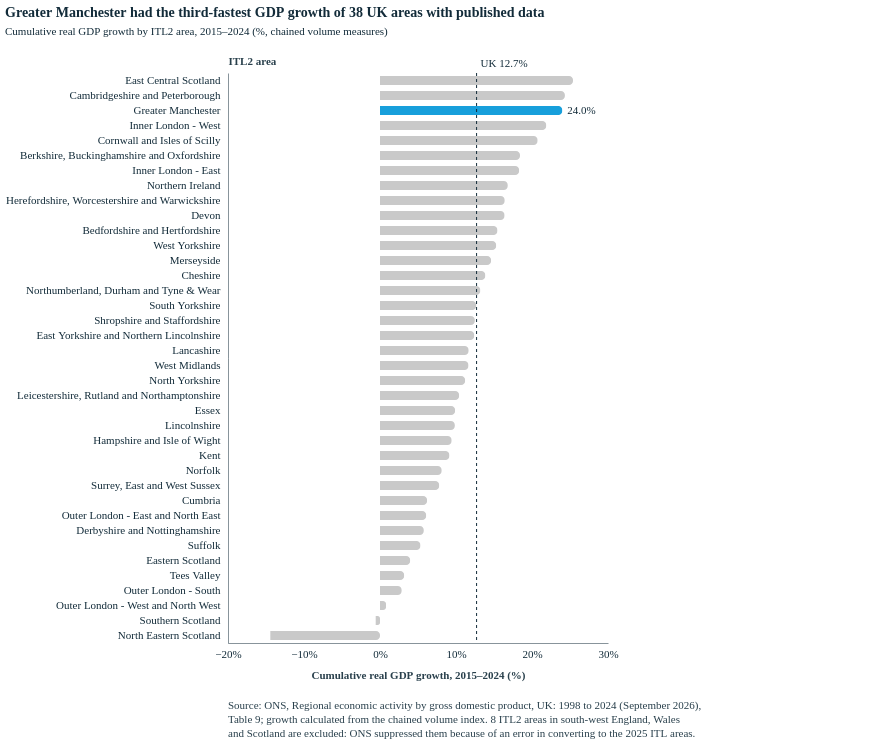

Vega-Lite specification stored for this chart:
### Vega-Lite specification from a JSON file in a GitHub repository (floating-point values rounded to 4 significant figures)
{"config": {"font": "Circular Std", "mark": {"line": {"interpolate": "linear"}}, "view": {"stroke": "transparent"}, "range": {"category": ["#179fdb", "#e6224b", "#f4c245", "#122b39", "#eb5c2e", "#36b7b4"], "diverging": ["#E6224B", "#E54753", "#C9C9C9", "#179FDB", "#122B39"], "heatmap": ["#C9C9C9", "#179FDB", "#0063AF", "#122B39"], "ordinal": ["#00A767", "#36B7B4", "#179FDB", "#0063AF", "#243B5A"]}, "axisX": {"labelColor": "#122b39", "tickColor": "#122b39", "domainColor": "#122b39", "domainOpacity": 0.5, "gridOpacity": 0, "labelFont": "Circular Std", "labelAngle": 0, "labelAlign": "center", "labelFontSize": 11, "labelPadding": 5, "tickCount": 10, "tickSize": 0, "title": "", "titleColor": "#122b39", "titleOpacity": 0.9, "titlePadding": 10}, "axisY": {"labelColor": "#122b39", "labelFont": "Circular Std", "tickColor": "#122b39", "domainColor": "#122b39", "gridColor": "#122b39", "gridDash": [1, 5], "gridOpacity": 0.5, "labelPadding": 5, "labelFontSize": 11, "domainOpacity": 0.5, "tickSize": 0, "title": null, "titleAlign": "left", "titleAngle": 0, "titleBaseline": "bottom", "titleColor": "#122b39", "titleOpacity": 0.9, "titleX": 0, "titleY": -7}, "legend": {"labelFont": "Circular Std", "titleFont": "Circular Std", "labelFontSize": 11, "labelColor": "#122b39", "title": null, "symbolStrokeWidth": 0, "orient": "top", "direction": "horizontal", "offset": 16}}, "vconcat": [{"layer": [{"data": {"name": "data-4443dc34845f55688d2c72ec2e040674"}, "mark": {"type": "bar", "cornerRadiusEnd": 4, "height": 9}, "encoding": {"color": {"field": "group", "legend": null, "scale": {"domain": ["Greater Manchester", "Other ITL2 areas"], "range": ["#179fdb", "#C9C9C9"]}, "type": "nominal"}, "tooltip": [{"field": "Region name", "title": "ITL2 area", "type": "nominal"}, {"field": "growth", "format": ".0%", "title": "Cumulative real GDP growth, 2015–2024 (%)", "type": "quantitative"}], "x": {"axis": {"format": ".0%", "tickCount": 6, "title": "Cumulative real GDP growth, 2015–2024 (%)"}, "field": "growth", "scale": {"domain": [-0.1764, 0.2859]}, "type": "quantitative"}, "y": {"axis": {"labelLimit": 340, "labelPadding": 8, "title": "ITL2 area"}, "field": "Region name", "sort": ["East Central Scotland", "Cambridgeshire and Peterborough", "Greater Manchester", "Inner London - West", "Cornwall and Isles of Scilly", "Berkshire, Buckinghamshire and Oxfordshire", "Inner London - East", "Northern Ireland", "Herefordshire, Worcestershire and Warwickshire", "Devon", "Bedfordshire and Hertfordshire", "West Yorkshire", "Merseyside", "Cheshire", "Northumberland, Durham and Tyne & Wear", "South Yorkshire", "Shropshire and Staffordshire", "East Yorkshire and Northern Lincolnshire", "Lancashire", "West Midlands", "North Yorkshire", "Leicestershire, Rutland and Northamptonshire", "Essex", "Lincolnshire", "Hampshire and Isle of Wight", "Kent", "Norfolk", "Surrey, East and West Sussex", "Cumbria", "Outer London - East and North East", "Derbyshire and Nottinghamshire", "Suffolk", "Eastern Scotland", "Tees Valley", "Outer London - South", "Outer London - West and North West", "Southern Scotland", "North Eastern Scotland"], "type": "nominal"}}}, {"data": {"name": "data-4443dc34845f55688d2c72ec2e040674"}, "mark": {"type": "text", "align": "left", "color": "#122b39", "dx": 5, "font": "Circular Std", "fontSize": 11}, "encoding": {"text": {"field": "text", "type": "nominal"}, "x": {"axis": {"format": ".0%", "tickCount": 6, "title": "Cumulative real GDP growth, 2015–2024 (%)"}, "field": "growth", "scale": {"domain": [-0.1764, 0.2859]}, "type": "quantitative"}, "y": {"axis": {"labelLimit": 340, "labelPadding": 8, "title": "ITL2 area"}, "field": "Region name", "sort": ["East Central Scotland", "Cambridgeshire and Peterborough", "Greater Manchester", "Inner London - West", "Cornwall and Isles of Scilly", "Berkshire, Buckinghamshire and Oxfordshire", "Inner London - East", "Northern Ireland", "Herefordshire, Worcestershire and Warwickshire", "Devon", "Bedfordshire and Hertfordshire", "West Yorkshire", "Merseyside", "Cheshire", "Northumberland, Durham and Tyne & Wear", "South Yorkshire", "Shropshire and Staffordshire", "East Yorkshire and Northern Lincolnshire", "Lancashire", "West Midlands", "North Yorkshire", "Leicestershire, Rutland and Northamptonshire", "Essex", "Lincolnshire", "Hampshire and Isle of Wight", "Kent", "Norfolk", "Surrey, East and West Sussex", "Cumbria", "Outer London - East and North East", "Derbyshire and Nottinghamshire", "Suffolk", "Eastern Scotland", "Tees Valley", "Outer London - South", "Outer London - West and North West", "Southern Scotland", "North Eastern Scotland"], "type": "nominal"}}}, {"data": {"name": "data-fa8df3d92dccb6206afde19e08ac68d7"}, "mark": {"type": "rule", "color": "#122b39", "strokeDash": [3, 3], "strokeWidth": 1}, "encoding": {"x": {"field": "v", "type": "quantitative"}}}, {"data": {"name": "data-fa8df3d92dccb6206afde19e08ac68d7"}, "mark": {"type": "text", "align": "left", "baseline": "bottom", "color": "#122b39", "dx": 4, "dy": -4, "font": "Circular Std", "fontSize": 11}, "encoding": {"text": {"field": "t", "type": "nominal"}, "x": {"field": "v", "type": "quantitative"}, "y": {"value": 0}}}], "height": 570, "width": 380}, {"data": {"name": "data-a54282978388048644a6bda6d5e87d2a"}, "mark": {"type": "text", "align": "left", "baseline": "top", "color": "#122b39", "font": "Circular Std", "fontSize": 11, "lineBreak": "\n", "lineHeight": 14, "opacity": 0.9}, "encoding": {"text": {"field": "t", "type": "nominal"}, "x": {"value": 0}, "y": {"value": 0}}, "height": 42, "width": 640}], "spacing": 18, "title": {"text": "Greater Manchester had the third-fastest GDP growth of 38 UK areas with published data", "anchor": "start", "color": "#122b39", "font": "Circular Std", "fontSize": 14, "fontWeight": 600, "offset": 18, "subtitle": "Cumulative real GDP growth by ITL2 area, 2015–2024 (%, chained volume measures)", "subtitleColor": "#122b39", "subtitleFont": "Circular Std", "subtitleFontSize": 11, "subtitlePadding": 6}, "$schema": "https://vega.github.io/schema/vega-lite/v6.1.0.json", "datasets": {"data-4443dc34845f55688d2c72ec2e040674": [{"Region name": "Tees Valley", "2015": 97.2, "2024": 100.3, "growth": 0.03189, "group": "Other ITL2 areas", "text": ""}, {"Region name": "Northumberland, Durham and Tyne & Wear", "2015": 90.1, "2024": 102.0, "growth": 0.1321, "group": "Other ITL2 areas", "text": ""}, {"Region name": "Cumbria", "2015": 95.1, "2024": 101.0, "growth": 0.06204, "group": "Other ITL2 areas", "text": ""}, {"Region name": "Greater Manchester", "2015": 82.1, "2024": 101.8, "growth": 0.24, "group": "Greater Manchester", "text": "24.0%"}, {"Region name": "Lancashire", "2015": 90.8, "2024": 101.4, "growth": 0.1167, "group": "Other ITL2 areas", "text": ""}, {"Region name": "Cheshire", "2015": 88.7, "2024": 101.0, "growth": 0.1387, "group": "Other ITL2 areas", "text": ""}, {"Region name": "Merseyside", "2015": 88.9, "2024": 101.9, "growth": 0.1462, "group": "Other ITL2 areas", "text": ""}, {"Region name": "East Yorkshire and Northern Lincolnshire", "2015": 89.4, "2024": 100.5, "growth": 0.1242, "group": "Other ITL2 areas", "text": ""}, {"Region name": "North Yorkshire", "2015": 90.1, "2024": 100.2, "growth": 0.1121, "group": "Other ITL2 areas", "text": ""}, {"Region name": "South Yorkshire", "2015": 89.9, "2024": 101.3, "growth": 0.1268, "group": "Other ITL2 areas", "text": ""}, {"Region name": "West Yorkshire", "2015": 87.6, "2024": 101.0, "growth": 0.153, "group": "Other ITL2 areas", "text": ""}, {"Region name": "Derbyshire and Nottinghamshire", "2015": 95.3, "2024": 100.8, "growth": 0.05771, "group": "Other ITL2 areas", "text": ""}, {"Region name": "Leicestershire, Rutland and Northamptonshire", "2015": 92.1, "2024": 101.7, "growth": 0.1042, "group": "Other ITL2 areas", "text": ""}, {"Region name": "Lincolnshire", "2015": 90.3, "2024": 99.2, "growth": 0.09856, "group": "Other ITL2 areas", "text": ""}, {"Region name": "Herefordshire, Worcestershire and Warwickshire", "2015": 87.1, "2024": 101.4, "growth": 0.1642, "group": "Other ITL2 areas", "text": ""}, {"Region name": "Shropshire and Staffordshire", "2015": 89.7, "2024": 100.9, "growth": 0.1249, "group": "Other ITL2 areas", "text": ""}, {"Region name": "West Midlands", "2015": 91.0, "2024": 101.6, "growth": 0.1165, "group": "Other ITL2 areas", "text": ""}, {"Region name": "Bedfordshire and Hertfordshire", "2015": 87.3, "2024": 100.8, "growth": 0.1546, "group": "Other ITL2 areas", "text": ""}, {"Region name": "Essex", "2015": 92.0, "2024": 101.1, "growth": 0.09891, "group": "Other ITL2 areas", "text": ""}, {"Region name": "Cambridgeshire and Peterborough", "2015": 82.6, "2024": 102.7, "growth": 0.2433, "group": "Other ITL2 areas", "text": ""}, {"Region name": "Norfolk", "2015": 92.3, "2024": 99.8, "growth": 0.08126, "group": "Other ITL2 areas", "text": ""}, {"Region name": "Suffolk", "2015": 93.8, "2024": 98.8, "growth": 0.0533, "group": "Other ITL2 areas", "text": ""}, {"Region name": "Inner London - West", "2015": 82.7, "2024": 100.8, "growth": 0.2189, "group": "Other ITL2 areas", "text": ""}, {"Region name": "Inner London - East", "2015": 86.8, "2024": 102.7, "growth": 0.1832, "group": "Other ITL2 areas", "text": ""}, {"Region name": "Outer London - East and North East", "2015": 95.3, "2024": 101.1, "growth": 0.06086, "group": "Other ITL2 areas", "text": ""}, {"Region name": "Outer London - South", "2015": 97.7, "2024": 100.5, "growth": 0.02866, "group": "Other ITL2 areas", "text": ""}, {"Region name": "Outer London - West and North West", "2015": 100.5, "2024": 101.3, "growth": 0.00796, "group": "Other ITL2 areas", "text": ""}, {"Region name": "Berkshire, Buckinghamshire and Oxfordshire", "2015": 86.3, "2024": 102.2, "growth": 0.1842, "group": "Other ITL2 areas", "text": ""}, {"Region name": "Surrey, East and West Sussex", "2015": 93.6, "2024": 100.9, "growth": 0.07799, "group": "Other ITL2 areas", "text": ""}, {"Region name": "Hampshire and Isle of Wight", "2015": 92.2, "2024": 100.9, "growth": 0.09436, "group": "Other ITL2 areas", "text": ""}, {"Region name": "Kent", "2015": 93.0, "2024": 101.5, "growth": 0.0914, "group": "Other ITL2 areas", "text": ""}, {"Region name": "Cornwall and Isles of Scilly", "2015": 82.9, "2024": 100.1, "growth": 0.2075, "group": "Other ITL2 areas", "text": ""}, {"Region name": "Devon", "2015": 86.6, "2024": 100.8, "growth": 0.164, "group": "Other ITL2 areas", "text": ""}, {"Region name": "Eastern Scotland", "2015": 95.5, "2024": 99.3, "growth": 0.03979, "group": "Other ITL2 areas", "text": ""}, {"Region name": "East Central Scotland", "2015": 81.1, "2024": 101.7, "growth": 0.254, "group": "Other ITL2 areas", "text": ""}, {"Region name": "North Eastern Scotland", "2015": 120.4, "2024": 103.0, "growth": -0.1445, "group": "Other ITL2 areas", "text": ""}, {"Region name": "Southern Scotland", "2015": 100.3, "2024": 99.7, "growth": -0.005982, "group": "Other ITL2 areas", "text": ""}, {"Region name": "Northern Ireland", "2015": 86.2, "2024": 100.7, "growth": 0.1682, "group": "Other ITL2 areas", "text": ""}], "data-fa8df3d92dccb6206afde19e08ac68d7": [{"v": 0.1271, "t": "UK 12.7%"}], "data-a54282978388048644a6bda6d5e87d2a": [{"t": "Source: ONS, Regional economic activity by gross domestic product, UK: 1998 to 2024 (September 2026),\nTable 9; growth calculated from the chained volume index. 8 ITL2 areas in south-west England, Wales\nand Scotland are excluded: ONS suppressed them because of an error in converting to the 2025 ITL areas."}]}}
